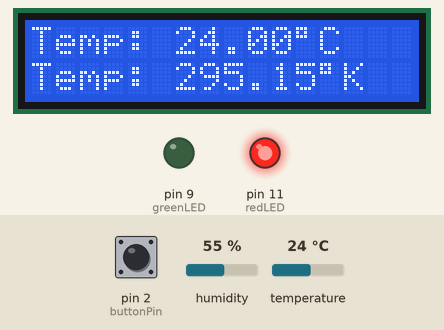
This sketch was run on a simulated Arduino Uno, built with avr-gcc and run on an emulated ATmega328P. Parts: 16×2 character LCD, output pins drawn as LEDs (lit = HIGH). The inputs (shaded band) are chosen by the test bench; at power-on: pin 2 (buttonPin) LOW, temperature 24 °C, humidity 55 %.

Above: at 1.2 s.
1.3 s: pin 2 (buttonPin) pulled HIGH for 0.15 s
At 2.5 s:
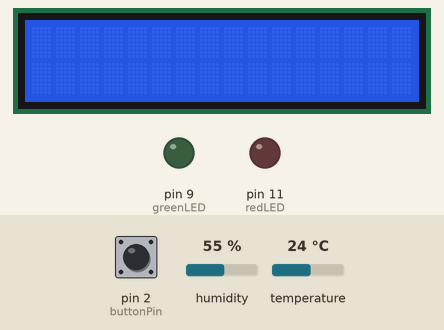
2.9 s: pin 2 (buttonPin) pulled HIGH for 1 s
At 3.2 s:
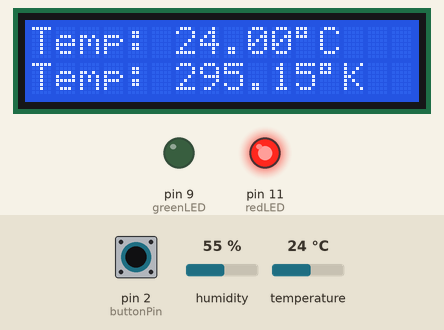
5.4 s: temperature set to 21 °C
At 6.0 s:
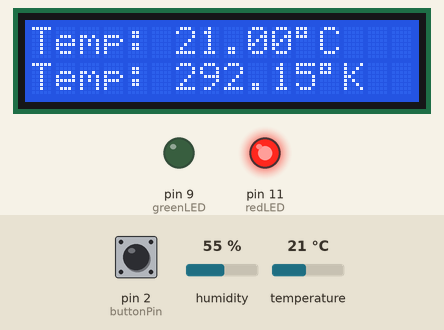
6.9 s: temperature set to 18 °C
At 8.2 s:
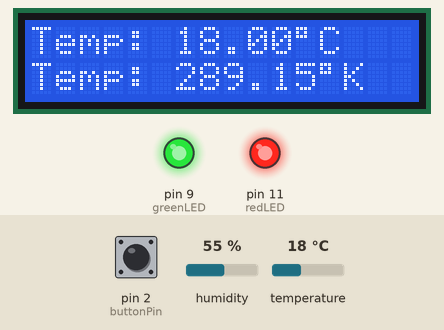
8.5 s: temperature set to 12 °C
At 9.5 s:
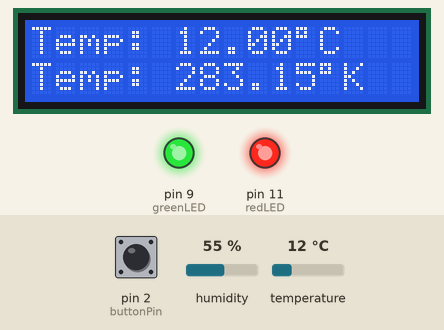
10.0 s: pin 2 (buttonPin) pulled HIGH for 3.2 s
At 11.0 s:
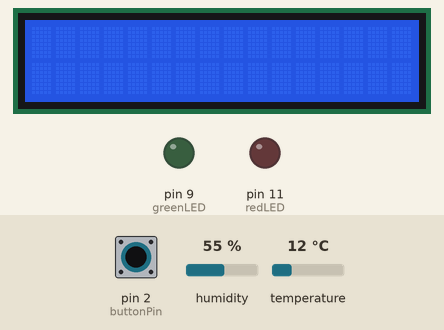
Timing chart, 0 to 13.0 s (numbered marks = the images above; inputs shaded):
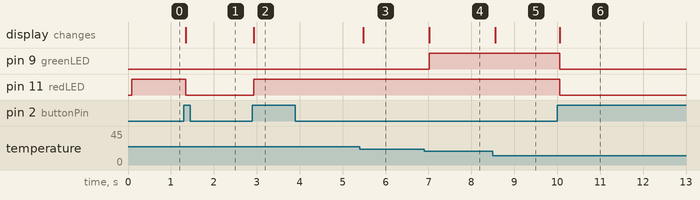

The sketch:

dht11.ino
```cpp
#include <dht.h>
#include <LiquidCrystal.h>
#define DHT11_PIN 1
LiquidCrystal lcd(13, 12, 6, 5, 4, 3);

dht DHT;
int buzzer=8;
int redLED=11, greenLED=9;
int buttonPin=2;

float tempK=0.0;
float tempC=0.0;
bool state=1;

  void setup(){
  lcd.begin(16, 2);
  pinMode(9, OUTPUT);
  pinMode(11,OUTPUT);
  attachInterrupt(digitalPinToInterrupt(buttonPin), change, RISING);
  }

void loop() {

 if (state)
 {
  execute();

 }else
 {

  lcd.clear();
  digitalWrite(redLED, 0);

  digitalWrite(greenLED, 0);

  noTone(buzzer);

}
}
void execute()
{
  int chk = DHT.read11(DHT11_PIN);
  tempC=DHT.temperature;
  tempK=271.15+DHT.temperature;

  lcd.setCursor(0,0);
  lcd.print("Temp: ");
  lcd.print(tempC);
  lcd.print((char)223);
  lcd.print("C");
  lcd.setCursor(0,1);
  lcd.print("Temp: ");

  lcd.print(tempK);
  lcd.print((char)223);

  lcd.print("K");
   digitalWrite(greenLED, tempC<=19?HIGH:LOW);
    digitalWrite(redLED, tempK>=20?HIGH:LOW);
    if(tempC > 19 && tempC <20  ){
      tone(buzzer,100);
    }else{
      noTone(buzzer);
    }
  delay(100);
}
void change()
{
  state= !state;
}
```

Measured:
- the behaviour switches between 20 and 19 °C on temperature (found by bisection; images 3 and 4)
- after the input at 1.3 s, pin 11 (redLED): HIGH → LOW at once; the display: changes at once (image 1)
- after the input at 2.9 s, pin 11 (redLED): LOW → HIGH at once; the display: changes at once (image 2)
- after the input at 5.4 s, the display: changes after 0.08 s (image 3)
- after the input at 6.9 s, pin 9 (greenLED): LOW → HIGH after 0.12 s; the display: changes after 0.12 s (image 4)
- after the input at 8.5 s, the display: changes after 0.05 s (image 5)
- after the input at 10.0 s, pin 9 (greenLED), pin 11 (redLED): HIGH → LOW after 0.06 s; the display: changes after 0.06 s (image 6)
